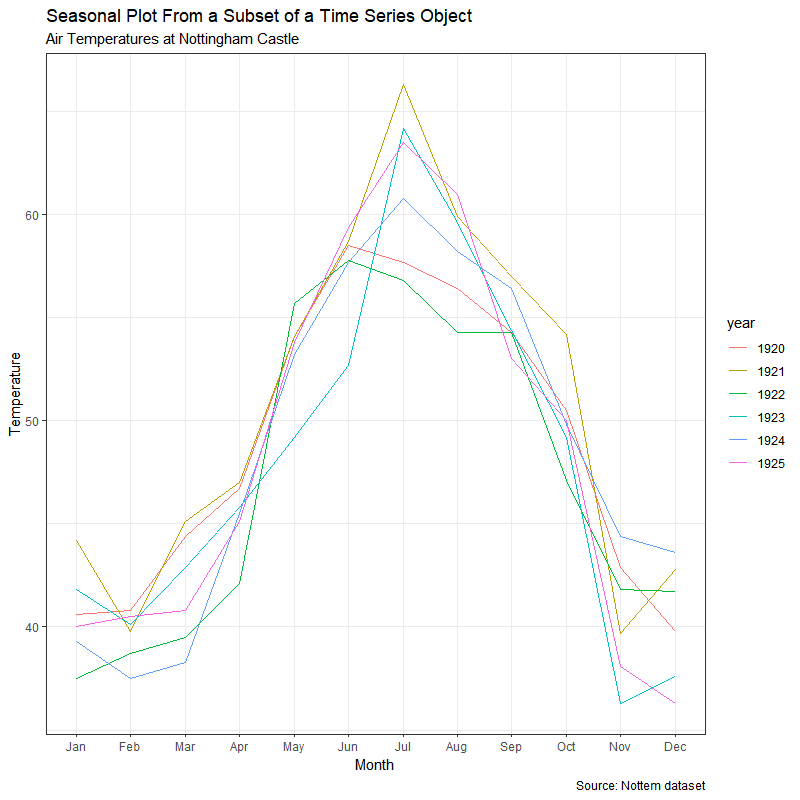

Recreate this plot in R.
### SEASONAL PLOT FROM A SUBSET OF A TIME SERIES OBJECT ###

# Import ggplot2 package 
library(ggplot2)                                     

# Import forecasr package 
library(forecast)                                    

# Pre-set the black and white theme
theme_set(theme_bw())                                

df <- read.csv("")                                       # load and name dat aset
df_subset <- window(df, start = c(, 1), end = c(, 12))   # type in the initial and final years on the vectors

ggseasonplot() +                                         # set the data set
  labs(title = "",                                       # type in the plot title
       subtitle = "",                                    # type in the plot subtitle
       x = "",                                           # type in the x-axis label
       y = "",                                           # type in the y-axis label
       caption = "")                                     # type in additional captions

# EXAMPLE

library(ggplot2)
library(forecast)
theme_set(theme_bw())

nottem_small <- window(nottem, start = c(1920, 1), end = c(1925, 12))

ggseasonplot(nottem_small) + 
  labs(title = "Seasonal Plot From a Subset of a Time Series Object",
       subtitle = "Air Temperatures at Nottingham Castle",
       x = "Month",
       y = "Temperature",
       caption = "Source: Nottem dataset")
